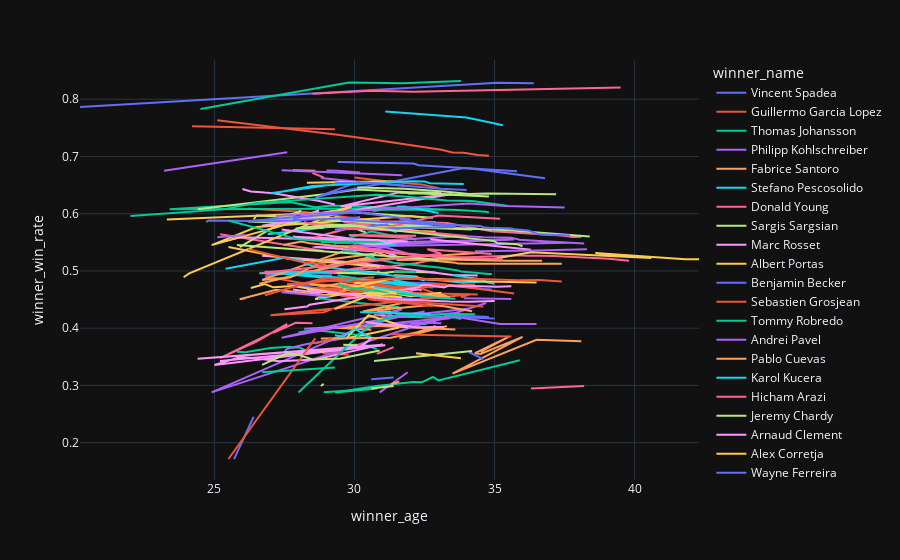

This figure's notebook cell:
### Code cell
df_agg = df2.groupby(['winner_name','winner_age'])[['winner_win_rate']].mean()
proj = pd.merge(df2, df_agg).tail(1000)
px.line(proj, x='winner_age', y='winner_win_rate', color='winner_name')
